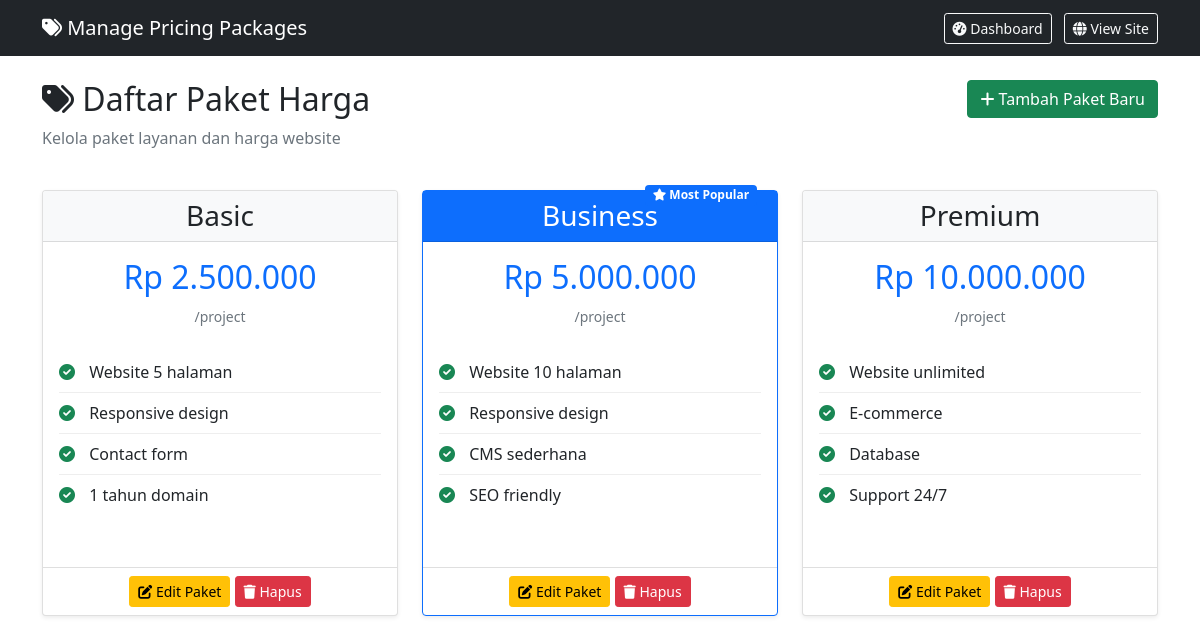
The app's page /admin/crud_pricing.php (signed in) with its own data.
### tables this page shows
CREATE TABLE pricing (
  id int NOT NULL,
  package_name varchar(50) NOT NULL,
  price decimal(10,2) NOT NULL,
  features text,
  is_popular tinyint(1) DEFAULT '0',
  created_at timestamp NULL DEFAULT CURRENT_TIMESTAMP
);

### admin/crud_pricing.php (the view, shortened to what this page needs)
<?php
require_once '../config/database.php';
$isAdmin = ($_SESSION['role'] == 'admin');
$stmt = $pdo->query("SELECT * FROM pricing ORDER BY price ASC");
$pricings = $stmt->fetchAll();
?>
<!DOCTYPE html>
<html lang="id">
<head>
    <link href="https://cdn.jsdelivr.net/npm/bootstrap@5.1.3/dist/css/bootstrap.min.css" rel="stylesheet">
    <link rel="stylesheet" href="https://cdnjs.cloudflare.com/ajax/libs/font-awesome/6.0.0/css/all.min.css">
</head>
<body>
        <nav class="navbar navbar-dark bg-dark">
        <div class="container">
            <span class="navbar-brand">
                <i class="fas fa-tags"></i> Manage Pricing Packages
            </span>
            <div>
                <a href="dashboard.php" class="btn btn-outline-light btn-sm me-2">
                    <i class="fas fa-tachometer-alt"></i> Dashboard
                </a>
                <a href="../index.php" class="btn btn-outline-light btn-sm">
                    <i class="fas fa-globe"></i> View Site
                </a>
            </div>
        </div>
    </nav>
    <div class="container mt-4">
        <div class="row mb-4">
            <div class="col-md-6">
                <h2><i class="fas fa-tags"></i> Daftar Paket Harga</h2>
                <p class="text-muted">Kelola paket layanan dan harga website</p>
            </div>
            <div class="col-md-6 text-end">
                <?php if($isAdmin): ?>
                    <button class="btn btn-success" data-bs-toggle="modal" data-bs-target="#addModal">
                        <i class="fas fa-plus"></i> Tambah Paket Baru
                    </button>
                <?php else: ?>
                    <div class="alert alert-info mb-0">
                        <i class="fas fa-info-circle"></i> Mode Read Only - Anda hanya bisa melihat data
                    </div>
                <?php endif; ?>
            </div>
        </div>
        <div class="row">
            <?php if(count($pricings) > 0): ?>
                <?php foreach($pricings as $package): ?>
                <div class="col-md-6 col-lg-4 mb-4">
                    <div class="card price-card h-100 shadow-sm <?php echo $package['is_popular'] ? 'border-primary' : ''; ?> position-relative">
                        <?php if($package['is_popular']): ?>
                            <div class="popular-badge">
                                <span class="badge bg-primary">
                                    <i class="fas fa-star"></i> Most Popular
                                </span>
                            </div>
                        <?php endif; ?>
                        <div class="card-header text-center <?php echo $package['is_popular'] ? 'bg-primary text-white' : 'bg-light'; ?>">
                            <h3 class="mb-0"><?php echo htmlspecialchars($package['package_name']); ?></h3>
                        </div>
                        <div class="card-body">
                            <div class="text-center mb-4">
                                <h2 class="text-primary">
                                    Rp <?php echo number_format($package['price'], 0, ',', '.'); ?>
                                </h2>
                                <small class="text-muted">/project</small>
                            </div>
                            <ul class="feature-list">
                                <?php
                                $features = explode(',', $package['features']);
                                foreach($features as $feature): ?>
                                <li>
                                    <i class="fas fa-check-circle text-success"></i>
                                    <?php echo htmlspecialchars(trim($feature)); ?>
                                </li>
                                <?php endforeach; ?>
                            </ul>
                        </div>
                        <div class="card-footer bg-transparent text-center">
                            <?php if($isAdmin): ?>
                                <button class="btn btn-warning btn-sm" data-bs-toggle="modal" data-bs-target="#editModal<?php echo $package['id']; ?>">
                                    <i class="fas fa-edit"></i> Edit Paket
                                </button>
                                <button class="btn btn-danger btn-sm" data-bs-toggle="modal" data-bs-target="#deleteModal<?php echo $package['id']; ?>">
                                    <i class="fas fa-trash"></i> Hapus
                                </button>
                            <?php else: ?>
                                <a href="../index.php?page=contact" class="btn btn-primary">
                                    <i class="fas fa-envelope"></i> Hubungi Kami
                                </a>
                            <?php endif; ?>
                        </div>
                    </div>
                </div>
                <?php endforeach; ?>
            <?php endif; ?>
        </div>
    </div>
</body>
</html>

### admin/crud_pricing.php (style rules this page uses)
.price-card { transition: transform 0.3s ease; margin-bottom: 20px; }
.popular-badge { position: absolute; top: -10px; right: 20px; }
.feature-list { list-style: none; padding-left: 0; }
.feature-list li { padding: 8px 0; border-bottom: 1px solid #eee; }
.feature-list li:last-child { border-bottom: none; }
.feature-list li i { margin-right: 10px; }

### records on screen
pricing: package_name "Basic", price "2.500.000", features "Website 5 halaman", features "Responsive design", features "Contact form", features "1 tahun domain"
pricing: is_popular 1 (drawn), package_name "Business", price "5.000.000", features "Website 10 halaman", features "Responsive design", features "CMS sederhana", features "SEO friendly"
pricing: package_name "Premium", price "10.000.000", features "Website unlimited", features "E-commerce", features "Database", features "Support 24/7"
